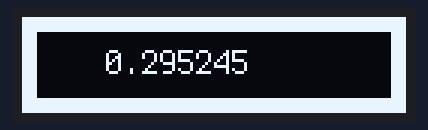
A program run on a simulated CircuitPython board. Shown: 128×32 one-colour display. Library files of the repository ran but are not shown: adafruit_displayio_ssd1306.py.

Above: at 0.46 s.
At 5.12 s:
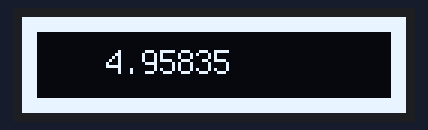
At 10.1 s:
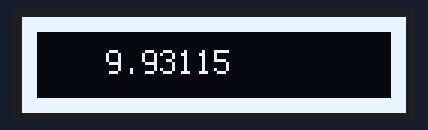
At 20.04 s:
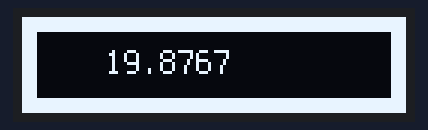
At 29.68 s:
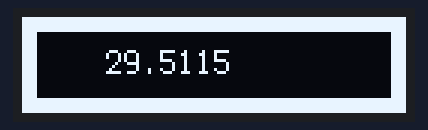
At 39.62 s:
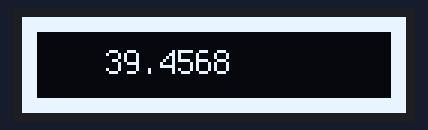

The program:

tiny_oledtest.py
```python
#This is meant for the small led

from time import monotonic_ns
def millis():
	return monotonic_ns()//1000000

def seconds():
	return monotonic_ns() /1000000000

import board
import displayio
import terminalio
from adafruit_display_text import label
import adafruit_displayio_ssd1306

displayio.release_displays()

oled_reset = board.D9

# Use for I2C
i2c = board.I2C()
display_bus = displayio.I2CDisplay(i2c, device_address=0x3C, reset=oled_reset)

# Use for SPI
# spi = board.SPI()
# oled_cs = board.D5
# oled_dc = board.D6
# display_bus = displayio.FourWire(spi, command=oled_dc, chip_select=oled_cs,
#                                 reset=oled_reset, baudrate=1000000)

WIDTH = 128
HEIGHT = 32  # Change to 64 if needed
BORDER = 5

display = adafruit_displayio_ssd1306.SSD1306(display_bus, width=WIDTH, height=HEIGHT)


def f(text='Hello World!'):
	# Make the display context
	splash = displayio.Group()

	color_bitmap = displayio.Bitmap(WIDTH, HEIGHT, 1)
	color_palette = displayio.Palette(1)
	color_palette[0] = 0xFFFFFF  # White

	bg_sprite = displayio.TileGrid(color_bitmap, pixel_shader=color_palette, x=0, y=0)
	splash.append(bg_sprite)
	# Draw a smaller inner rectangle
	inner_bitmap = displayio.Bitmap(WIDTH - BORDER * 2, HEIGHT - BORDER * 2, 1)
	inner_palette = displayio.Palette(1)
	inner_palette[0] = 0x000000  # Black
	inner_sprite = displayio.TileGrid(
	    inner_bitmap, pixel_shader=inner_palette, x=BORDER, y=BORDER
	)
	splash.append(inner_sprite)

	# Draw a label
	# text = "Hello World!"
	text_area = label.Label(
	    terminalio.FONT, text=text, color=0xFFFFFF, x=28, y=HEIGHT // 2 - 1
	)
	splash.append(text_area)
	display.show(splash)
f()

# for i in range(10000):
while True:
	# f("Hello")
	s=seconds()
	# sleep(1/60)
	from time import sleep
	f(str(s))
	e=seconds()-s
	sleep(1/60)
```
